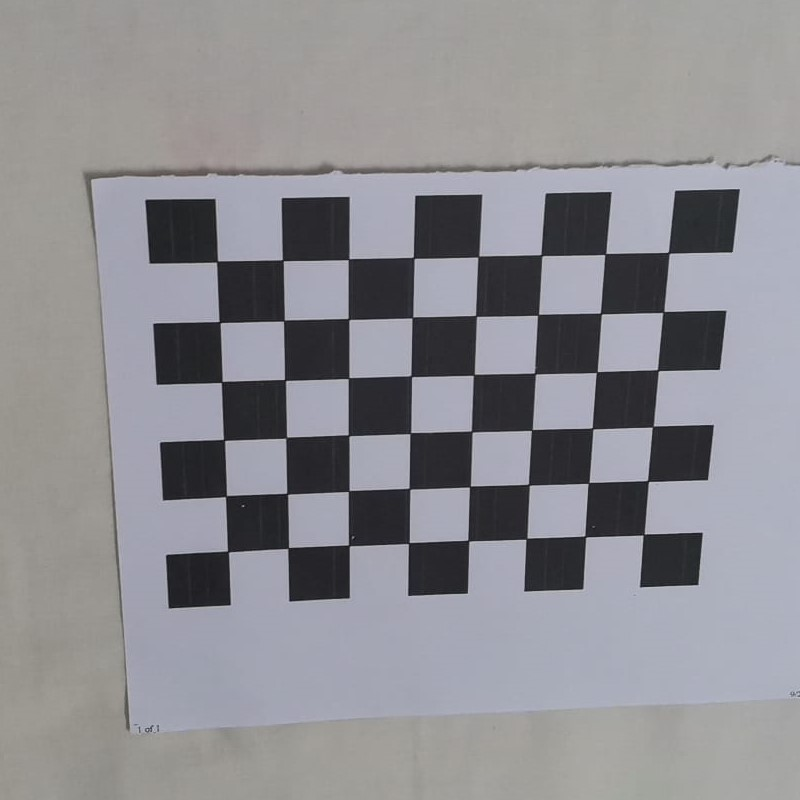
#> input picture ASSG 5/input/WhatsApp Image 2021-09-29 at 11.56.25 PM (1).jpeg, 800 x 800 px; its folder holds only this picture in this run
$ jupyter execute --allow-errors 'Assignment 5-grp 9.ipynb'
#> lines starting #> are read from the running program, lines starting #| are printed output that depends on the picture; after the words box and inside, x2 and y2 are one past the last pixel; in counts of white or black regions, pixels touching at a corner belong together
## Assignment 5 -Group 9

Camera calibration using builtin function.

Hint:
1. Chessboard can be used for imaging  purpose
2. All the pre-processing  required for the purposes are expected to be done

[cell 1]
import cv2
import numpy as np
import glob
import matplotlib.pyplot as plt


sqr_x = 9 # Number of chessboard squares along the x-axis
sqr_y = 7  # Number of chessboard squares along the y-axis
p_x = sqr_x - 1 # Number of interior corners along x-axis
p_y = sqr_y - 1 # Number of interior corners along y-axis

# Store vectors of 3D points for all chessboard images (world coordinate frame)
pts_obj = []

# Store vectors of 2D points for all chessboard images (camera coordinate frame)
pts_im = []

# Set termination criteria. We stop either when an accuracy is reached or when
# we have finished a certain number of iterations.
criteria = (cv2.TERM_CRITERIA_EPS + cv2.TERM_CRITERIA_MAX_ITER, 30, 0.001)

# Define real world coordinates for points in the 3D coordinate frame
# Object points are (0,0,0), (1,0,0), (2,0,0) ...., (5,8,0)
pts_obj_3D = np.zeros((p_x * p_y, 3), np.float32)

# These are the x and y coordinates
pts_obj_3D[:,:2] = np.mgrid[0:p_y, 0:p_x].T.reshape(-1, 2)


igs = glob.glob('input/*.jpeg')

for fle in igs:

    image = cv2.imread(fle)
#> image is the input picture: shape (800, 800, 3); mean B, G, R 145.5, 140.8, 141.3

    gray = cv2.cvtColor(image, cv2.COLOR_BGR2GRAY)

    # Find the corners on the chessboard
    ret, corners = cv2.findChessboardCorners(gray, (p_y, p_x), None)
#> ret = True; corners = 48 rows, first 8: [668.3, 252.5], [663.5, 311.7], [657.9, 370.4], [652.6, 426.7], [648, 481], [643.6, 534.6], [604.8, 254.5], [601.1, 313.7]

    if ret == True:


        # Append object points
        pts_obj.append(pts_obj_3D)

        # Find more exact corner pixels
        corners_2 = cv2.cornerSubPix(gray, corners, (11,11), (-1,-1), criteria)
#> corners_2 = 48 rows, first 8: [668.7, 252.7], [663.3, 311.9], [657.8, 370.3], [652.7, 426.6], [647.9, 481.1], [643.5, 534.5], [605.3, 253.9], [600.8, 313.5]
        # Append image points
        pts_im.append(corners)

        cv2.drawChessboardCorners(image, (p_y, p_x), corners_2, ret)
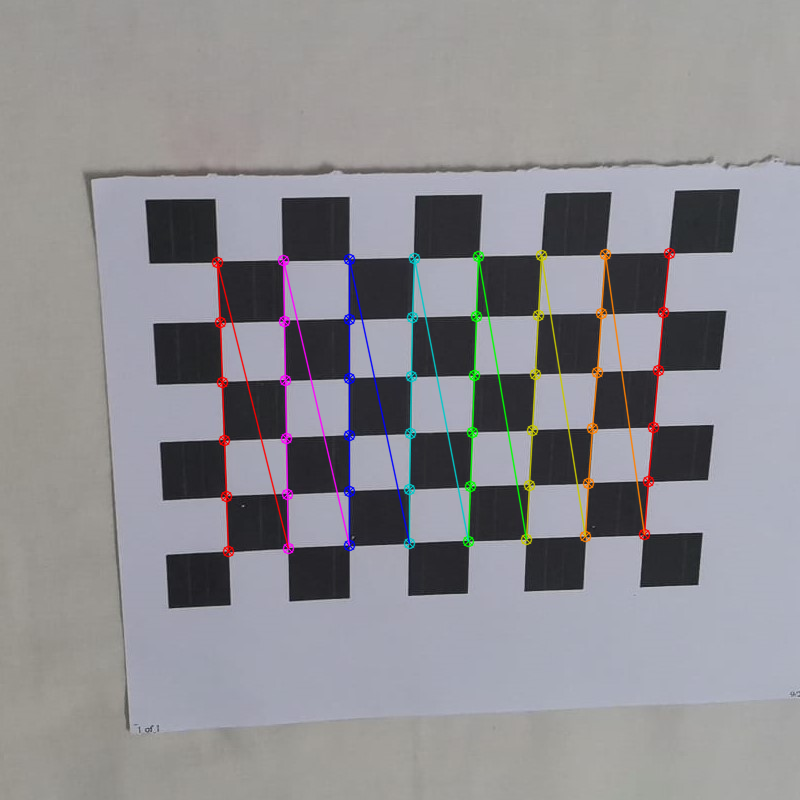
#> image: shape (800, 800, 3); 2.61% of pixels changed, all inside (x1, y1, x2, y2) = (211, 247, 676, 558)
        plt.imshow(image)
        plt.show()


distorted_image = cv2.imread('input/qq3.jpeg')

# Perform camera calibration to return the camera matrix, distortion coefficients, rotation and translation vectors etc
ret, mtx, dist, rvecs, tvecs = cv2.calibrateCamera(pts_obj,
                                                    pts_im,
                                                    gray.shape[::-1],
                                                    None,
                                                    None)
#> ret = 0.418; mtx = [[1153.8, 0, 350], [0, 1104.5, 460.5], [0, 0, 1]]; dist = [[-0.249, 5.04, 0.0257, 0.0083, -23.06]]; rvecs = ([0.187, -0.355, 1.53],); tvecs = ([4.94, -3.43, 17.92],)

#> (the rest of this cell did not finish here and is left out)


$ run again, on ASSG 5/input/WhatsApp Image 2021-09-30 at 12.43.45 AM (1).jpeg
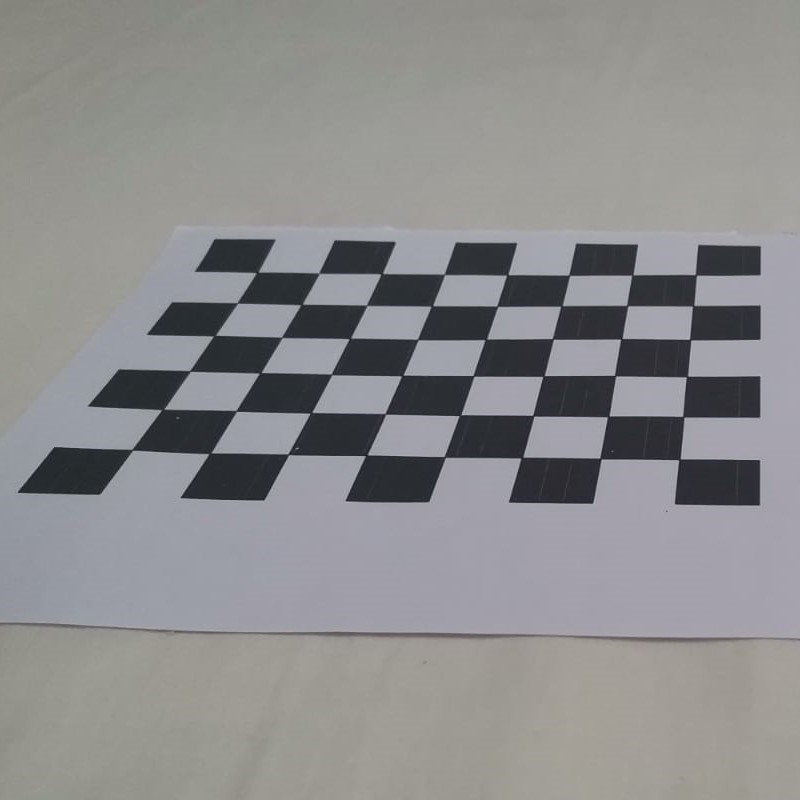
#> input picture ASSG 5/input/WhatsApp Image 2021-09-30 at 12.43.45 AM (1).jpeg, 800 x 800 px
#> image is the input picture: shape (800, 800, 3); mean B, G, R 141.4, 140.5, 140.8
#> `ret, corners = cv2.findChessboardCorners(gray, (p_y, p_x), None)`: ret = True; corners = 48 rows, first 8: [132.2, 449.9], [163.9, 408.9], [189.8, 371.2], [214.6, 335.5], [237.4, 303], [257, 272.5], [210, 453], [236.1, 411]
#> corners_2 = 48 rows, first 8: [132.3, 449.7], [162.8, 409.4], [190, 371.1], [214.5, 335.6], [237.3, 302.9], [257.2, 272.4], [209.9, 453.3], [236.3, 410.9]
#> `cv2.drawChessboardCorners(image, (p_y, p_x), corners_2, ret)`:
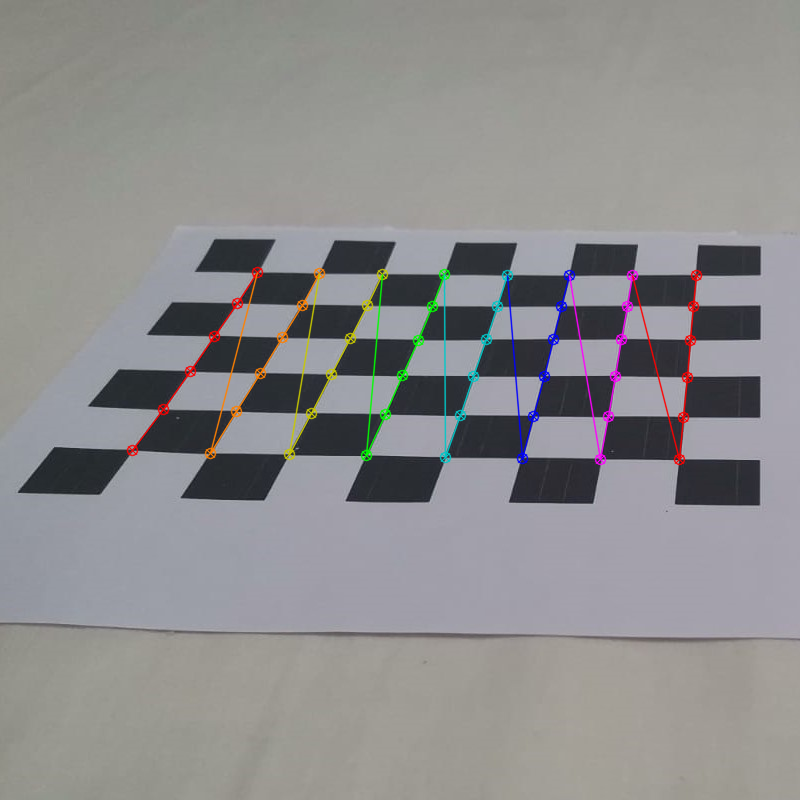
#> image: shape (800, 800, 3); 1.92% of pixels changed, all inside (x1, y1, x2, y2) = (126, 266, 703, 466)
#> `ret, mtx, dist, rvecs, tvecs = cv2.calibrateCamera(pts_obj, pts_im, gr..`: ret = 1.93; mtx = [[18810.3, 0, 351.1], [0, 3638.9, 221.9], [0, 0, 1]]; dist = [[41.7, 1449, 2.57, -0.795, -3582.3]]; rvecs = ([-0.896, 0.736, -1.36],); tvecs = ([-1.2, 7.06, 159.7],)

$ run again, on ASSG 5/input/WhatsApp Image 2021-09-30 at 12.43.46 AM (2).jpeg
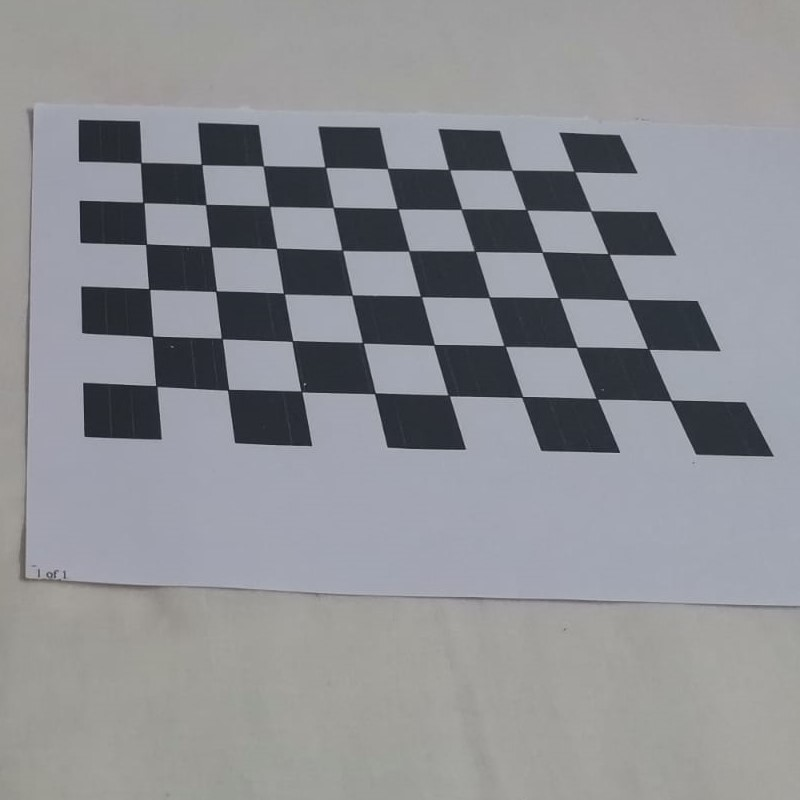
#> input picture ASSG 5/input/WhatsApp Image 2021-09-30 at 12.43.46 AM (2).jpeg, 800 x 800 px
#> image is the input picture: shape (800, 800, 3); mean B, G, R 147.9, 143.2, 141.7
#> `ret, corners = cv2.findChessboardCorners(gray, (p_y, p_x), None)`: ret = True; corners = 48 rows, first 8: [155.8, 385.5], [152.5, 336.3], [149, 289], [150, 249], [147, 199], [145, 167], [227.8, 389.8], [221.7, 338.5]
#> corners_2 = 48 rows, first 8: [156.4, 385.9], [152.4, 336.4], [149.2, 289], [146.1, 244.3], [143.4, 202.5], [140.8, 162.7], [228.2, 389.7], [221.7, 338.5]
#> `cv2.drawChessboardCorners(image, (p_y, p_x), corners_2, ret)`:
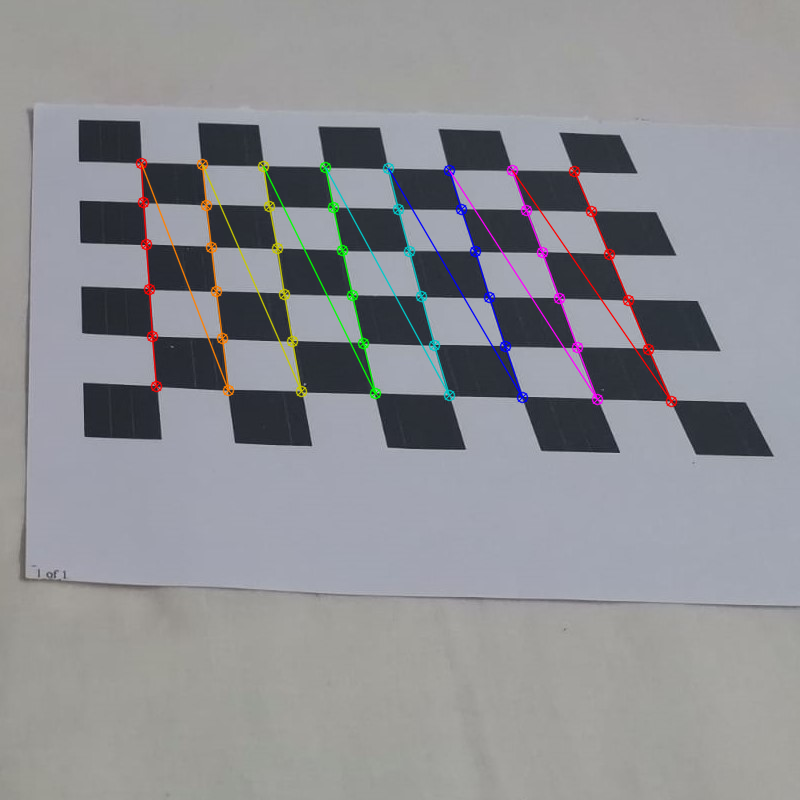
#> image: shape (800, 800, 3); 2.23% of pixels changed, all inside (x1, y1, x2, y2) = (135, 157, 678, 408)
#> `ret, mtx, dist, rvecs, tvecs = cv2.calibrateCamera(pts_obj, pts_im, gr..`: ret = 1.45; mtx = [[60073.8, 0, 193.9], [0, 13543, 736.2], [0, 0, 1]]; dist = [[-210.2, 25584.8, -1.59, 0.117, -27234.1]]; rvecs = ([-0.929, 1.06, -1.31],); tvecs = ([-0.163, -5.9, 227.3],)

$ run again, on ASSG 5/input/WhatsApp Image 2021-09-30 at 12.43.46 AM.jpeg
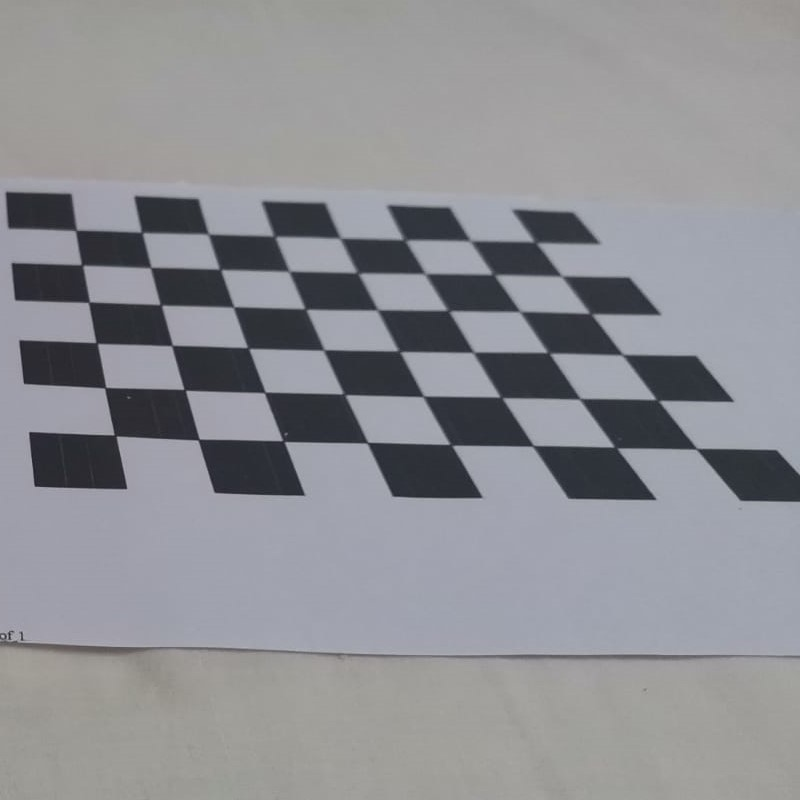
#> input picture ASSG 5/input/WhatsApp Image 2021-09-30 at 12.43.46 AM.jpeg, 800 x 800 px
#> image is the input picture: shape (800, 800, 3); mean B, G, R 147.7, 143, 142.2
#> `ret, corners = cv2.findChessboardCorners(gray, (p_y, p_x), None)`: ret = True; corners = 48 rows, first 8: [115.7, 435.9], [105.3, 387.5], [96.2, 342.5], [96, 308], [85, 260], [79, 232], [198.6, 439.6], [185.1, 389.9]
#> corners_2 = 48 rows, first 8: [115.1, 435.4], [105.2, 387.7], [96.6, 343], [88.97, 302.2], [82.06, 265], [75.81, 230.3], [198.6, 439.6], [184.6, 389.8]
#> `cv2.drawChessboardCorners(image, (p_y, p_x), corners_2, ret)`:
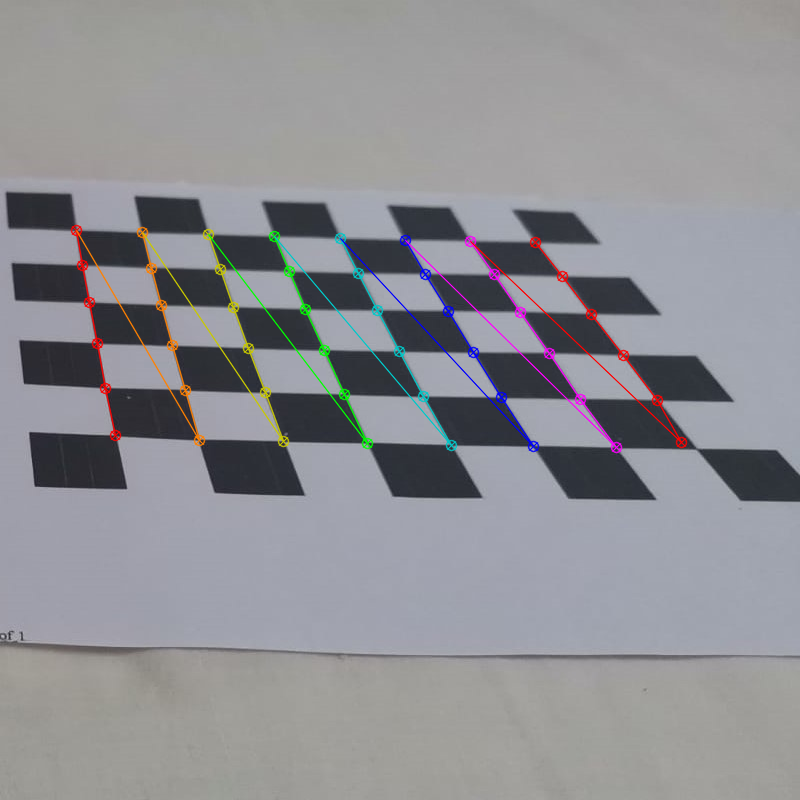
#> image: shape (800, 800, 3); 2.11% of pixels changed, all inside (x1, y1, x2, y2) = (70, 224, 688, 454)
#> `ret, mtx, dist, rvecs, tvecs = cv2.calibrateCamera(pts_obj, pts_im, gr..`: ret = 2.07; mtx = [[1563.5, 0, 422], [0, 1880.6, 397], [0, 0, 1]]; dist = [[-1.03, 9.77, -0.0264, 0.073, -27.71]]; rvecs = ([-0.607, -1.12, -1.56],); tvecs = ([-3.44, 0.404, 16.24],)

$ run again, on ASSG 5/input/WhatsApp Image 2021-09-29 at 11.56.27 PM (1).jpeg
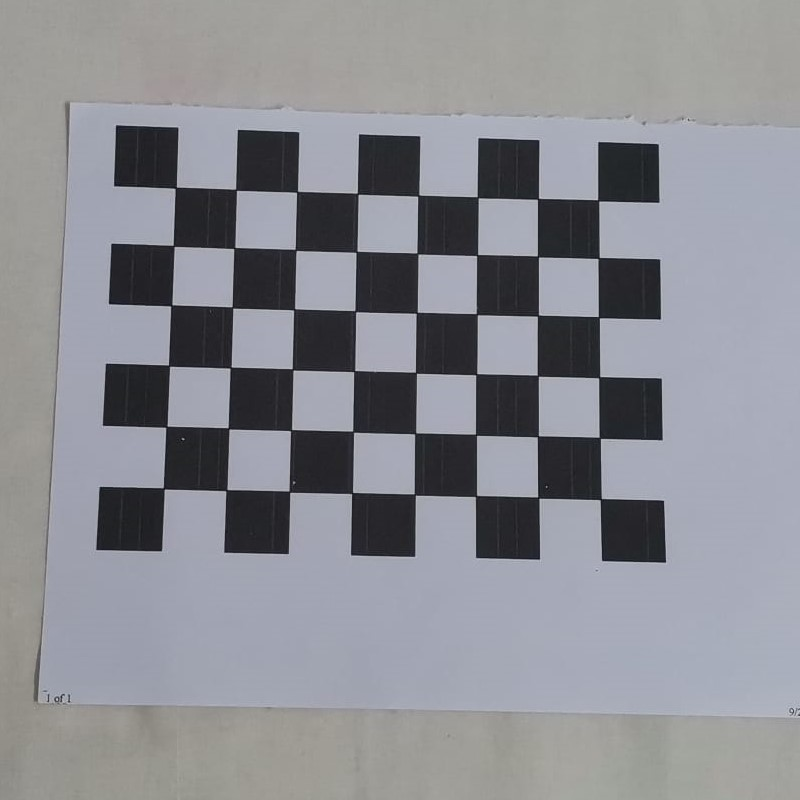
#> input picture ASSG 5/input/WhatsApp Image 2021-09-29 at 11.56.27 PM (1).jpeg, 800 x 800 px
#> image is the input picture: shape (800, 800, 3); mean B, G, R 146.8, 140.5, 139.3
#> `ret, corners = cv2.findChessboardCorners(gray, (p_y, p_x), None)`: ret = True; corners = 48 rows, first 8: [166, 485], [166.5, 426.6], [168.9, 365.6], [171.4, 305.5], [173.8, 246.1], [175.6, 187.9], [223, 488], [228.6, 428.4]
#> corners_2 = 48 rows, first 8: [163.7, 488.4], [166.4, 426.6], [169, 365.6], [171.3, 305.4], [173.6, 245.8], [175.7, 187.7], [226.4, 490.2], [228.5, 428.3]
#> `cv2.drawChessboardCorners(image, (p_y, p_x), corners_2, ret)`:
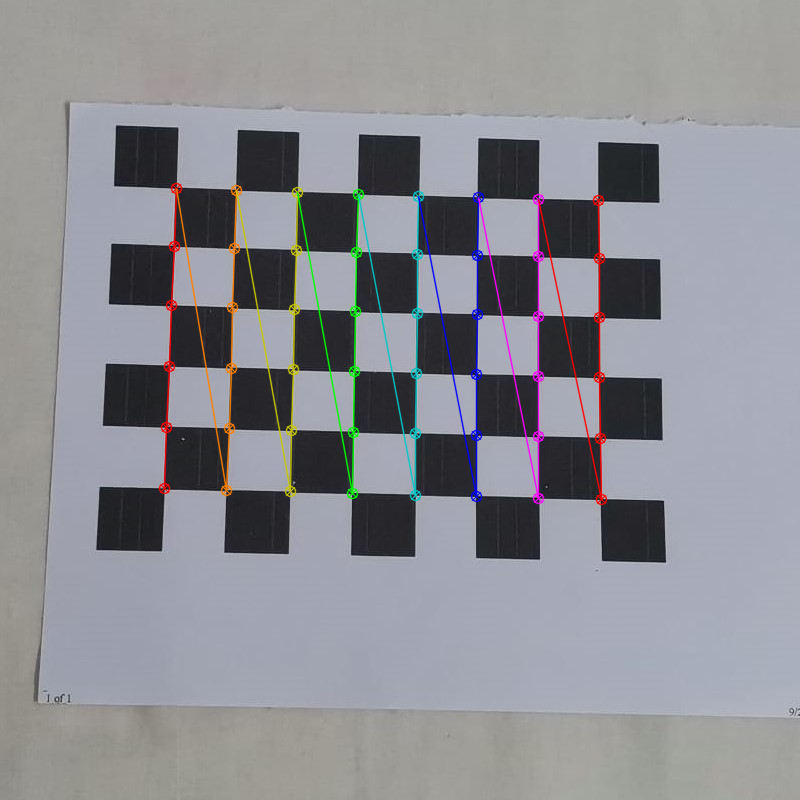
#> image: shape (800, 800, 3); 2.72% of pixels changed, all inside (x1, y1, x2, y2) = (158, 182, 608, 506)
#> `ret, mtx, dist, rvecs, tvecs = cv2.calibrateCamera(pts_obj, pts_im, gr..`: ret = 0.325; mtx = [[2116.4, 0, 435.6], [0, 2179.3, 503.3], [0, 0, 1]]; dist = [[1.12, -43.81, 0.00423, 0.0126, 644.6]]; rvecs = ([-0.159, -0.252, -1.54],); tvecs = ([-4.34, -0.23, 33.89],)
